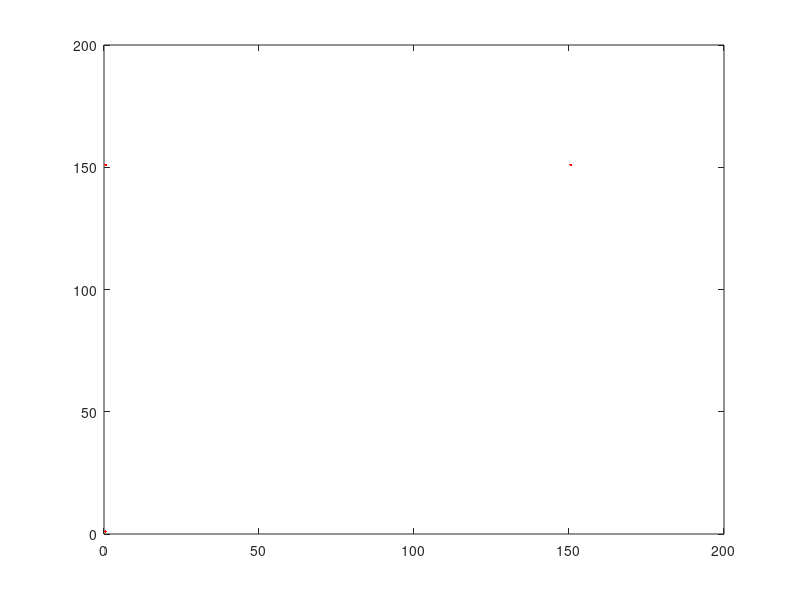

Write the MATLAB code that produced this figure.
%Owen Kennedy 1/26/2021
%%Setting starting conditions
m=1;
n=2;
hold on
mm(1)=0;
nn(1)=0;
%%creating fractal
for i=1:100000
    q=3*rand(1);
    if q<1
        mm(i)=m/2;
        nn(i)=n/2;
    elseif q<2
        mm(i)=m/2;
        nn(i)=(300+n)/2;
    else 
        mm(i)=(300+m)/2;
        nn(i)=(300+n)/2;
    end
end
hold off
plot(mm,nn,'r.');